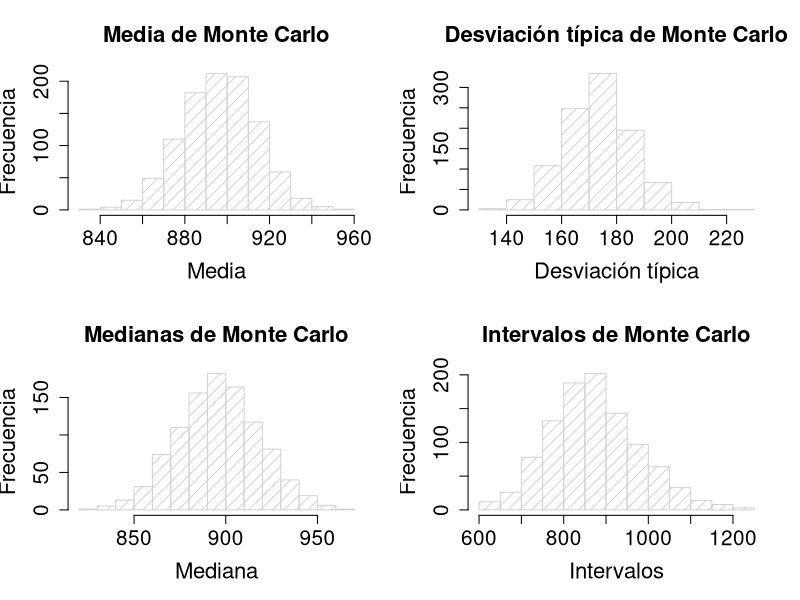

Source code (R):
#####################################################
#                                                   #
# Cálculo de Intervalos de Confianza de Monte Carlo #
#                                                   #
#####################################################

m <- 1000 # Número de simulaciones
n <- 100  # Tamaño de la muestra

# Genera una matriz de nxm con valores N(896,174)
# La media de la muestra y la desviación estándar muestral para esta muestra aleatoria son xn = 896 y sn = 174
# y la distribución de las puntuaciones es aproximadamente normal

x <- matrix(rnorm((m*n),896,174),nrow=m)

# Media de cada una de las filas de X
means <- apply(x,1,mean)

 # Desviación típica de cada una de las filas de x
sdevs <- sqrt(apply(x,1,var))

# Mediana de cada una de las filas de x
medians <- apply(x,1,median)

# Intervalo de cada una de las filas de x
ranges <- apply(apply(x,1,range),2,diff) 

# Crea una ventana de 2x2
par(mfrow=c(2,2))

# Muestra un histograma de las medias de Monte Carlo
hist(means,xlab="Media", ylab="Frecuencia", main="Media de Monte Carlo",
     angle=45,density=12,cex.axis=1.5,cex.lab=1.6,cex.main=1.6) 

# Muestra un histograma de la desviación típica de Monte Carlo
hist(sdevs,xlab="Desviación típica",ylab="Frecuencia",angle=45,density=12,main=
       "Desviación típica de Monte Carlo",cex.axis=1.5,cex.lab=1.6,cex.main=1.6)

# Muestra un histograma de las medianas de Monte Carlo
hist(medians,xlab="Mediana",ylab="Frecuencia",main="Medianas de Monte Carlo",angle=45,
     density=12,cex.axis=1.5,cex.lab=1.6,cex.main=1.6)

# Muestra un histograma de los intervalos de Monte Carlo
hist(ranges,xlab="Intervalos",ylab="Frecuencia",main="Intervalos de Monte Carlo",angle=45,
     density=12,cex.axis=1.5,cex.lab=1.6,cex.main=1.6)

# Ahora tenemos m = 1.000 medias, medianas, desviaciones típicas, y los intervalos de la distribución N (896, 174)
# ¿Cómo encontramos intervalos de confianza para la población homóloga?

# 1. Primero tenemos que ordenar los valores estimados del más pequeño al más grande.

# Ordena las medias de menor a mayor
means <- sort(means)

# Ordena las desviaciones típicas de menor a mayor
sdevs <- sort(sdevs)

# Ordena las medianas de menor a mayor
medians <- sort(medians)

# Ordena los intervalos de menor a mayor
ranges <- sort(ranges) 

# 2. 
